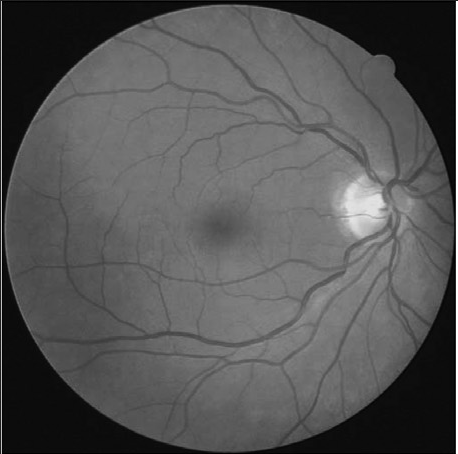
#> input picture Códigos/olho.PNG, 458 x 454 px
$ jupyter execute 'Segmentação Limiarização.ipynb'
#> lines starting #> are read from the running program, lines starting #| are printed output that depends on the picture; after the words box and inside, x2 and y2 are one past the last pixel; in counts of white or black regions, pixels touching at a corner belong together
[cell 1]
import cv2
import numpy as np
from matplotlib import pyplot as plt
img = cv2.imread('olho.PNG',0)
#> img is the input picture: shape (454, 458); min 0, max 255, mean 84.8
imgGauss = cv2.medianBlur(img, 7) #suavização para melhorar o resultado
imgBin = cv2.adaptiveThreshold(imgGauss, 255, cv2.ADAPTIVE_THRESH_MEAN_C, cv2.THRESH_BINARY, 9, 3)
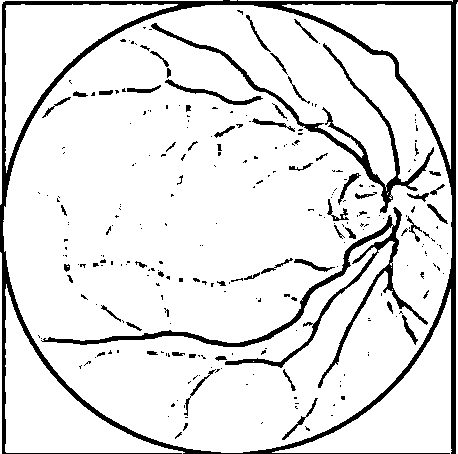
#> imgBin: shape (454, 458); 89% white; 270 black regions (209 under 20 px), largest, box (x1, y1, x2, y2) and area: (0, 0, 458, 454) 11216, (41, 207, 428, 388) 4065, (151, 23, 434, 213) 2686
plt.figure(figsize=(15,10))
plt.subplot (2,2,1)
plt.imshow(img,cmap=plt.cm.gray), plt.xticks([]), plt.yticks([])
plt.title('Original')
plt.subplot (2,2,2)
plt.hist(img.ravel(), 256, [0,256])
plt.title('Histograma')
plt.figure(figsize=(15,10))
plt.subplot (2,2,1)
plt.imshow(imgBin,cmap=plt.cm.gray), plt.xticks([]), plt.yticks([])
plt.title('Binarização por OTSU')
plt.subplot (2,2,2)
plt.hist(imgBin.ravel(), 256, [0,256])
plt.title('Histograma OTSU')
plt.show
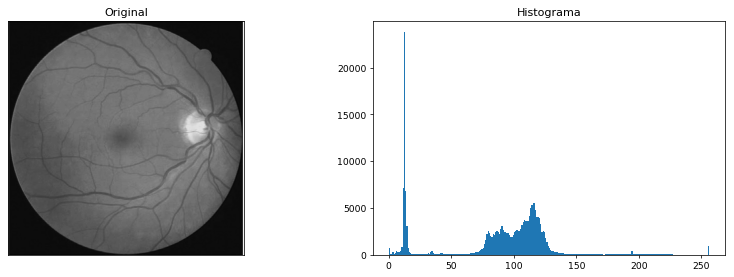
#> figure drawn by matplotlib, 2 panels; panel 2: tallest bar 23774 high, from x = 12 to 13
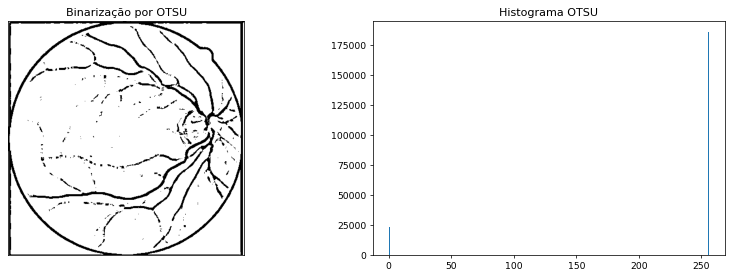
#> figure drawn by matplotlib, 2 panels; panel 2: tallest bar 185091 high, from x = 255 to 256
